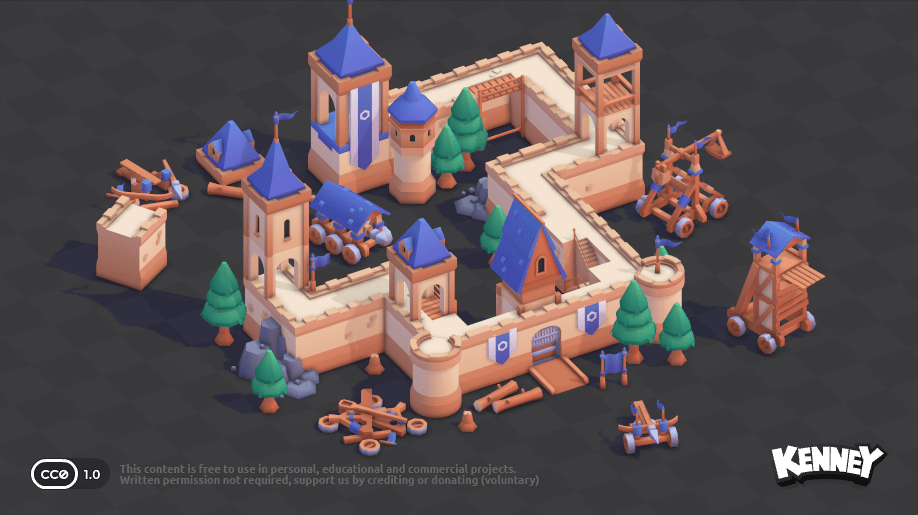
#> input picture skeleton/resources/assets_packs/castle-kit/Sample.png, 918 x 515 px
$ python -i asset_finalize.py   (imports and definitions only)
#> lines starting #> are read from the running program, lines starting #| are printed output that depends on the picture
#!/usr/bin/env python3
# finalize.py — S47 asset finalizer (MC 10523). One concern: turn a raw design-lab
# render into a shipping asset: re-save pixels with NO generation metadata (clean
# PIL re-encode from the pixel array), verify power-of-two >= 512, and write the
# §6 STYLE_BIBLE provenance sidecar beside it. Manifest: JSON list, one entry per
# asset {name, raw, dest, seed, ts_utc, target_for, refs, prompt_file, mode,
# quality, generator, size}. Sidecar prompt is read from prompt_file verbatim.
# S48-FIX (MC 11059, owner ruling 2026-10-21 verbatim "Go, A") — the RGBA path:
# an input WITH an alpha channel is preserved ("RGBA" convert+frombytes), which
# retires the S48 route-B finalize-bypass: transparent cutouts now finalize
# THROUGH this tool instead of around it. Opaque (RGB) input keeps byte-identical
# behavior. The po2>=512 gate expression is unchanged and still runs for every
# entry that ships as an engine-sampled texture; an entry may declare
# "po2_exempt" with its reason (the four flipbook strips — the S48 PLAN §2 NAMED
# gap (ii): sheets are not engine-sampled Po2 textures yet) and the declaration
# lands VERBATIM in the sidecar. RGBA sidecars gain an alpha_proof block
# (S48 idiom: transparent a<8, opaque a>=248, corner4 max) that
# skeleton/ci/edge_clamp.py re-measures after its clamp.
import json
import os
import sys
from PIL import Image


def alpha_proof(im):
    a = im.getchannel("A")
    hist = a.histogram()
    t, o = sum(hist[:8]), sum(hist[248:])
    w, h = a.size
    return {"transparent_px": t, "partial_px": w * h - t - o, "opaque_px": o,
            "max_corner_alpha": max(a.getpixel((0, 0)), a.getpixel((w - 1, 0)),
                                    a.getpixel((0, h - 1)), a.getpixel((w - 1, h - 1))),
            "verdict": "PASS"}


def finalize(entry):
    src = Image.open(entry["raw"])
    mode = "RGBA" if "A" in src.getbands() else "RGB"
    im = src.convert(mode)
    w, h = im.size
    if not entry.get("po2_exempt") and (
            w < 512 or h < 512 or (w & (w - 1)) or (h & (h - 1))):
        raise SystemExit("%s: size %dx%d is not power-of-two >= 512" % (entry["name"], w, h))
    os.makedirs(os.path.dirname(entry["dest"]), exist_ok=True)
    # frombytes() carries ONLY the pixels: no text/exif/gAMA chunks from the render.
    Image.frombytes(mode, (w, h), im.tobytes()).save(entry["dest"])
    with open(entry["prompt_file"], encoding="utf-8") as fh:
        prompt = fh.read()
    sidecar = {
        "prompt": prompt,
        "seed": entry["seed"],
        "size": "%dx%d" % (w, h),
        "mode": entry["mode"],
        "quality": entry["quality"],
        "refs": entry["refs"],
        "generator": entry["generator"],
        "ts_utc": entry["ts_utc"],
        "target_for": entry["target_for"],
    }
    if mode == "RGBA":
        sidecar["alpha_proof"] = alpha_proof(im)
    if entry.get("po2_exempt"):
        sidecar["po2_exempt"] = entry["po2_exempt"]
    side_path = os.path.splitext(entry["dest"])[0] + ".json"
    with open(side_path, "w", encoding="utf-8") as fh:
        json.dump(sidecar, fh, ensure_ascii=False, indent=2)
        fh.write("\n")
    return {"file": entry["dest"], "bytes": os.path.getsize(entry["dest"]),
            "sidecar": side_path}


# [5 lines not run here, left out]

>>> import cv2
>>> picture = cv2.imread('../resources/assets_packs/castle-kit/Sample.png', cv2.IMREAD_GRAYSCALE)
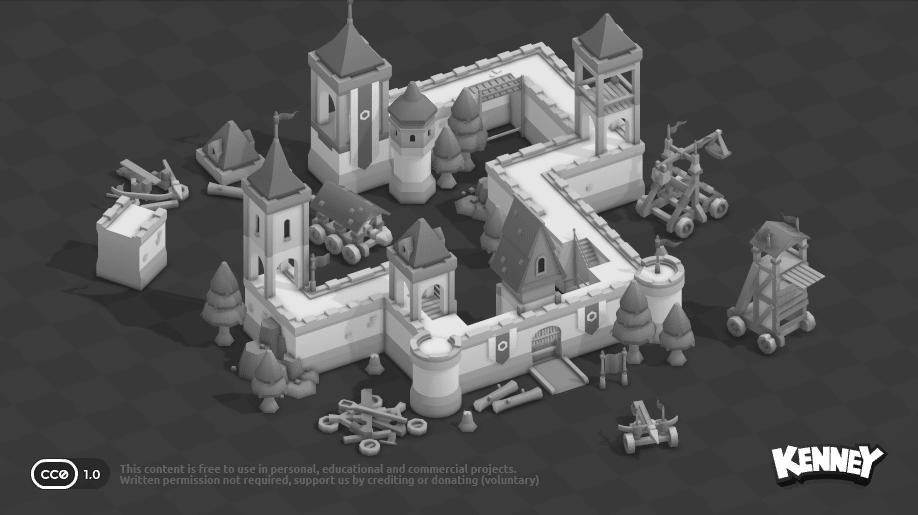
#> picture: shape (515, 918); min 16, max 255, mean 84.8
#> (the run stopped early here; a loop or call above may not have finished)
